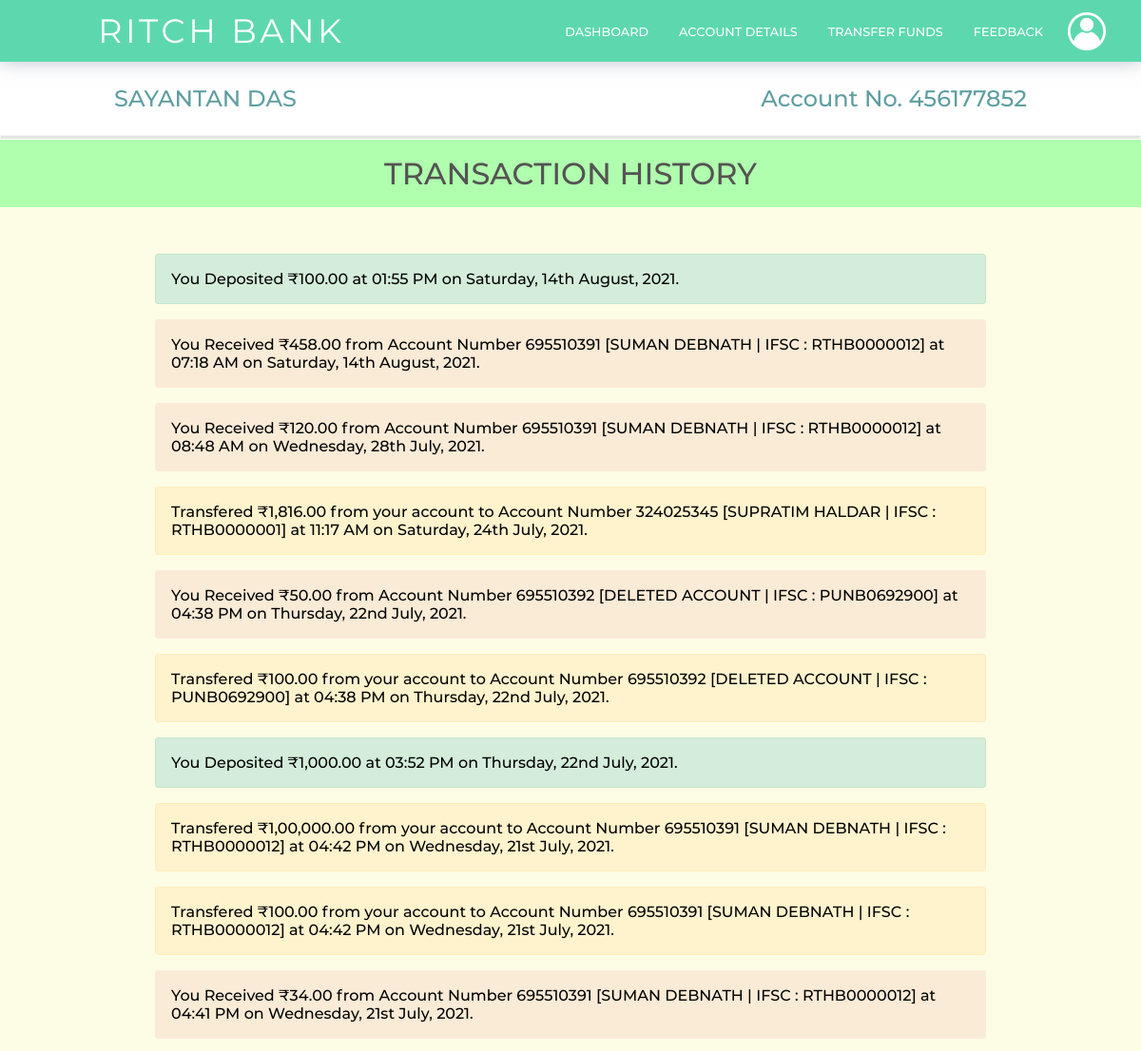
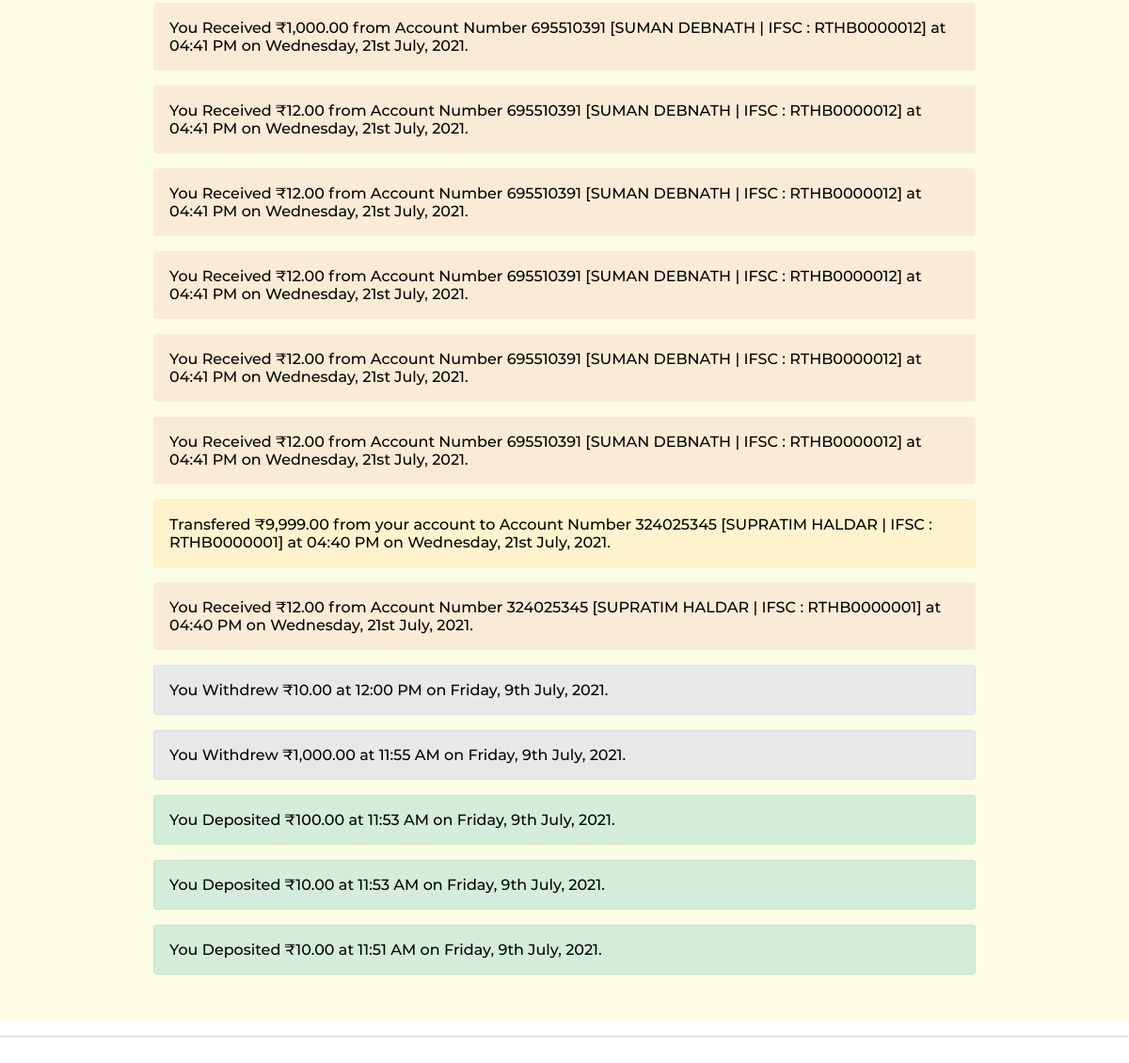
/client/client-trans-details.php (signed in), run on the app's committed database (2 pictures, top to bottom).
### tables this page shows
CREATE TABLE `clientaccounts` (
  `id` int(4) NOT NULL,
  `email` varchar(30) NOT NULL,
  `password` varchar(255) NOT NULL,
  `first_name` varchar(50) NOT NULL,
  `last_name` varchar(50) NOT NULL,
  `gender` varchar(50) NOT NULL,
  `dob` date NOT NULL,
  `balance` double NOT NULL,
  `aadhaar_no` bigint(50) NOT NULL,
  `contact_no` bigint(50) NOT NULL,
  `state` varchar(50) NOT NULL,
  `district` varchar(50) NOT NULL,
  `city` varchar(50) NOT NULL,
  `pincode` int(50) NOT NULL,
  `address` varchar(255) NOT NULL,
  `source` varchar(50) NOT NULL,
  `account_no` bigint(50) NOT NULL,
  `account_type` varchar(50) NOT NULL,
  `branch_id` int(50) NOT NULL,
  `date` datetime NOT NULL
);

CREATE TABLE `transclient` (
  `trans_id` int(50) NOT NULL,
  `action` varchar(50) NOT NULL,
  `from_name` varchar(255) NOT NULL,
  `from_ifsc` varchar(11) NOT NULL,
  `to_name` varchar(255) NOT NULL,
  `to_ifsc` varchar(11) NOT NULL,
  `from_account` bigint(50) NOT NULL,
  `to_account` bigint(50) NOT NULL,
  `trans_amount` bigint(50) NOT NULL,
  `date` timestamp NOT NULL DEFAULT current_timestamp()
);

### client/client-trans-details.php (the view, shortened to what this page needs)
<?php
    include "../backend/connect.php";
?>
<!DOCTYPE html>
<html>
<head>
    <link href = "../css/style.css" rel="stylesheet"></link>
</head>
<body>
    <header>
        <hi class="logo">RITCH BANK</hi>
        <nav>
            <ul>
                <li><a href="client-dashboard.php">Dashboard</a></li>
                <li><a href="client-account-details.php">Account Details</a></li>
                <li><a href="client-transfer.php">Transfer Funds</a></li>
                <li><a href="#">Feedback</a></li>
            </ul>
        </nav>
        <div class="login">
            <ul>
                <li><a href="#/"><img class="profile-icon" src="../img/Profile-icon.png" alt="NO img"></a>
                </li>
            </ul>
        </div>
    </header>
    <main>
    <section class="breadcrumbs">
            <div class="breadcrumbs-title">
                <?php
                        $ar = $con->query("SELECT * FROM `clientAccounts` WHERE `id` = '$_SESSION[clientId]' LIMIT 1");
                        $userData = $ar->fetch_assoc();
                        echo "  <h2>".$userData['first_name']." ".$userData['last_name']."</h2>
                                <h2>Account No. ".$userData['account_no']."</h2>";
                    ?>
            </div>
        </section>
        <hr class="breadcrumbs-hr">
        <section class="container-color-funds">
            <h1>Transaction History</h1>
            <div class="container">
                <div class="content">
                    <?php
                        $array = $con->query("SELECT * FROM `transClient` WHERE `transClient`.`from_account` = '$userData[account_no]' OR `transClient`.`to_account` = '$userData[account_no]' ORDER BY `date` DESC");
                        if ($array->num_rows > 0)
                        {
                            while ($row = $array->fetch_assoc())
                            {
                                if ($row['action'] == 'transfer' &&  $row['to_account'] == $userData['account_no'])
                                {
                                    ?>
                                    <div class='content' id='content-div1'>
                                        You Received <span class='balRecieved'></span> from Account Number <?php $time = date("h:i A", strtotime($row['date'])); $date = date("l, jS F, Y", strtotime($row['date'])); echo $row['from_account']." [".$row['from_name']." | IFSC : ".$row['from_ifsc']."] at ".$time." on ".$date."."; ?>
                                    </div>
                                    <?php
                                }
                                elseif ($row['action'] == 'transfer' &&  $row['from_account'] == $userData['account_no'])
                                {
                                    ?>
                                    <div class='content' id='content-div2'>
                                        Transfered <span class='balTransfered'></span> from your account to Account Number <?php $time = date("h:i A", strtotime($row['date'])); $date = date("l, jS F, Y", strtotime($row['date'])); echo $row['to_account']." [".$row['to_name']." | IFSC : ".$row['to_ifsc']."] at ".$time." on ".$date."."; ?>
                                    </div>
                                    <?php
                                }
                                elseif ($row['action'] == 'deposit')
                                {
                                    ?>
                                    <div class='content' id='content-div3'>
                                        You Deposited <span class='balDeposited'></span><?php $time = date("h:i A", strtotime($row['date'])); $date = date("l, jS F, Y", strtotime($row['date'])); echo " at ".$time." on ".$date."."; ?>
                                    </div>
                                    <?php
                                }
                                else
                                {
                                    ?>
                                    <div class='content' id='content-div4'>
                                        You Withdrew <span class='balWithdrawn'></span><?php $time = date("h:i A", strtotime($row['date'])); $date = date("l, jS F, Y", strtotime($row['date'])); echo " at ".$time." on ".$date."."; ?>
                                    </div>
                                    <?php
                                }
                            }
                        }
                        else
                            echo "  <div class='content' id='content-div5'>
                                        No Transactions Yet.
                                    </div>";
                    ?>
                </div>
            </div>
        </section>
        <hr>
    </main>
    <footer></footer>
</body>
</html>

### data on the page
clientaccounts: first_name "SAYANTAN", last_name "DAS", account_no "456177852"
transclient: date "01:55 PM", date "Saturday, 14th August, 2021"
transclient: from_account "695510391", from_name "SUMAN DEBNATH", from_ifsc "RTHB0000012", date "07:18 AM", date "Saturday, 14th August, 2021"
transclient: from_account "695510391", from_name "SUMAN DEBNATH", from_ifsc "RTHB0000012", date "08:48 AM", date "Wednesday, 28th July, 2021"
transclient: to_account "324025345", to_name "SUPRATIM HALDAR", to_ifsc "RTHB0000001", date "11:17 AM", date "Saturday, 24th July, 2021"
transclient: from_account "695510392", from_name "DELETED ACCOUNT", from_ifsc "PUNB0692900", date "04:38 PM", date "Thursday, 22nd July, 2021"
transclient: to_account "695510392", to_name "DELETED ACCOUNT", to_ifsc "PUNB0692900", date "04:38 PM", date "Thursday, 22nd July, 2021"
transclient: date "03:52 PM", date "Thursday, 22nd July, 2021"
transclient: to_account "695510391", to_name "SUMAN DEBNATH", to_ifsc "RTHB0000012", date "04:42 PM", date "Wednesday, 21st July, 2021"
transclient: to_account "695510391", to_name "SUMAN DEBNATH", to_ifsc "RTHB0000012", date "04:42 PM", date "Wednesday, 21st July, 2021"
transclient: from_account "695510391", from_name "SUMAN DEBNATH", from_ifsc "RTHB0000012", date "04:41 PM", date "Wednesday, 21st July, 2021"
transclient: from_account "695510391", from_name "SUMAN DEBNATH", from_ifsc "RTHB0000012", date "04:41 PM", date "Wednesday, 21st July, 2021"
transclient: from_account "695510391", from_name "SUMAN DEBNATH", from_ifsc "RTHB0000012", date "04:41 PM", date "Wednesday, 21st July, 2021"
transclient: from_account "695510391", from_name "SUMAN DEBNATH", from_ifsc "RTHB0000012", date "04:41 PM", date "Wednesday, 21st July, 2021"
transclient: from_account "695510391", from_name "SUMAN DEBNATH", from_ifsc "RTHB0000012", date "04:41 PM", date "Wednesday, 21st July, 2021"
transclient: from_account "695510391", from_name "SUMAN DEBNATH", from_ifsc "RTHB0000012", date "04:41 PM", date "Wednesday, 21st July, 2021"
transclient: from_account "695510391", from_name "SUMAN DEBNATH", from_ifsc "RTHB0000012", date "04:41 PM", date "Wednesday, 21st July, 2021"
transclient: to_account "324025345", to_name "SUPRATIM HALDAR", to_ifsc "RTHB0000001", date "04:40 PM", date "Wednesday, 21st July, 2021"
transclient: from_account "324025345", from_name "SUPRATIM HALDAR", from_ifsc "RTHB0000001", date "04:40 PM", date "Wednesday, 21st July, 2021"
transclient: date "12:00 PM", date "Friday, 9th July, 2021"
transclient: date "11:55 AM", date "Friday, 9th July, 2021"
transclient: date "11:53 AM", date "Friday, 9th July, 2021"
transclient: date "11:53 AM", date "Friday, 9th July, 2021"
transclient: date "11:51 AM", date "Friday, 9th July, 2021"
